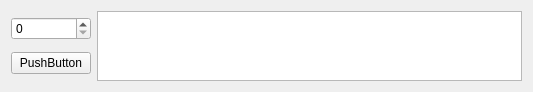
<?xml version="1.0" encoding="UTF-8"?>
<ui version="4.0">
 <class>CastingView</class>
 <widget class="QWidget" name="CastingView">
  <property name="geometry">
   <rect>
    <x>0</x>
    <y>0</y>
    <width>533</width>
    <height>88</height>
   </rect>
  </property>
  <property name="windowTitle">
   <string>Form</string>
  </property>
  <layout class="QGridLayout" name="gridLayout">
   <item row="0" column="0">
    <layout class="QHBoxLayout" name="horizontalLayout">
     <item>
      <layout class="QVBoxLayout" name="verticalLayout">
       <item>
        <widget class="QSpinBox" name="spinBox"/>
       </item>
       <item>
        <widget class="QPushButton" name="pushButton">
         <property name="text">
          <string>PushButton</string>
         </property>
        </widget>
       </item>
      </layout>
     </item>
    </layout>
   </item>
   <item row="0" column="1">
    <widget class="QTextEdit" name="textEdit"/>
   </item>
  </layout>
 </widget>
 <resources/>
 <connections/>
</ui>
